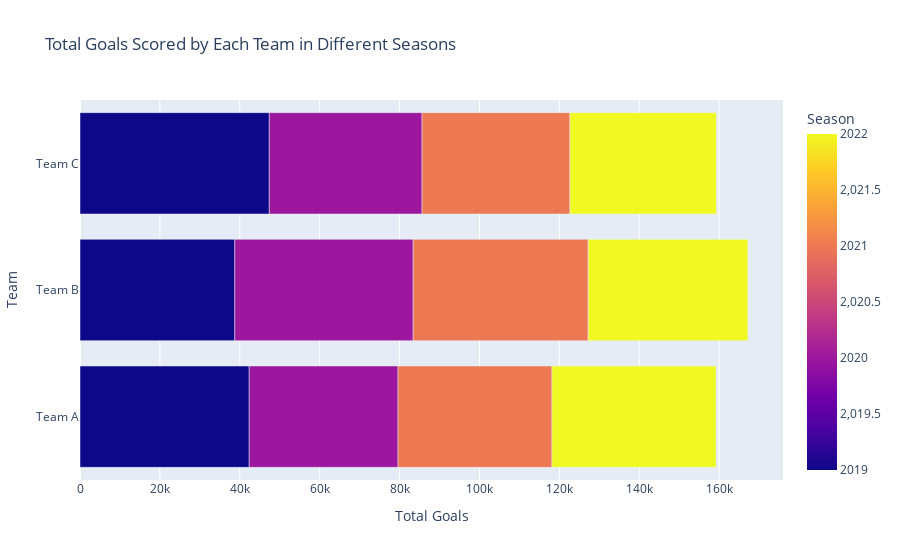

Notebook code cell kept with this figure:
### Markdown cell above
# Creating a horizontal bar plot  for the goals scored by each team.

### Code cell
team_goals_season = df.groupby(['Team', 'Season'])['Goals'].sum().reset_index()

# Horizontal bar plot for total goals scored by each team in different seasons
fig = px.bar(team_goals_season, x='Goals', y='Team', color='Season',
             orientation='h', title='Total Goals Scored by Each Team in Different Seasons',
             labels={'Goals': 'Total Goals', 'Team': 'Team', 'Season': 'Season'})
fig.show()

### Figure 1 — Plotly figure (JSON) as saved in the notebook; plotly's stock layout.template omitted (floating-point values rounded to 4 significant figures)
{"data": [{"alignmentgroup": "True", "hovertemplate": "Total Goals=%{x}<br>Team=%{y}<br>Season=%{marker.color}<extra></extra>", "legendgroup": "", "marker": {"color": [2019, 2020, 2021, 2022, 2019, 2020, 2021, 2022, 2019, 2020, 2021, 2022], "coloraxis": "coloraxis", "pattern": {"shape": ""}}, "name": "", "offsetgroup": "", "orientation": "h", "showlegend": false, "textposition": "auto", "type": "bar", "x": [42356, 37258, 38540, 41072, 38752, 44660, 43804, 39974, 47391, 38239, 37016, 36670], "xaxis": "x", "y": ["Team A", "Team A", "Team A", "Team A", "Team B", "Team B", "Team B", "Team B", "Team C", "Team C", "Team C", "Team C"], "yaxis": "y"}], "layout": {"barmode": "relative", "coloraxis": {"colorbar": {"title": {"text": "Season"}}, "colorscale": [[0, "#0d0887"], [0.1111, "#46039f"], [0.2222, "#7201a8"], [0.3333, "#9c179e"], [0.4444, "#bd3786"], [0.5556, "#d8576b"], [0.6667, "#ed7953"], [0.7778, "#fb9f3a"], [0.8889, "#fdca26"], [1, "#f0f921"]]}, "legend": {"tracegroupgap": 0}, "title": {"text": "Total Goals Scored by Each Team in Different Seasons"}, "xaxis": {"anchor": "y", "domain": [0, 1], "title": {"text": "Total Goals"}}, "yaxis": {"anchor": "x", "domain": [0, 1], "title": {"text": "Team"}}}}
